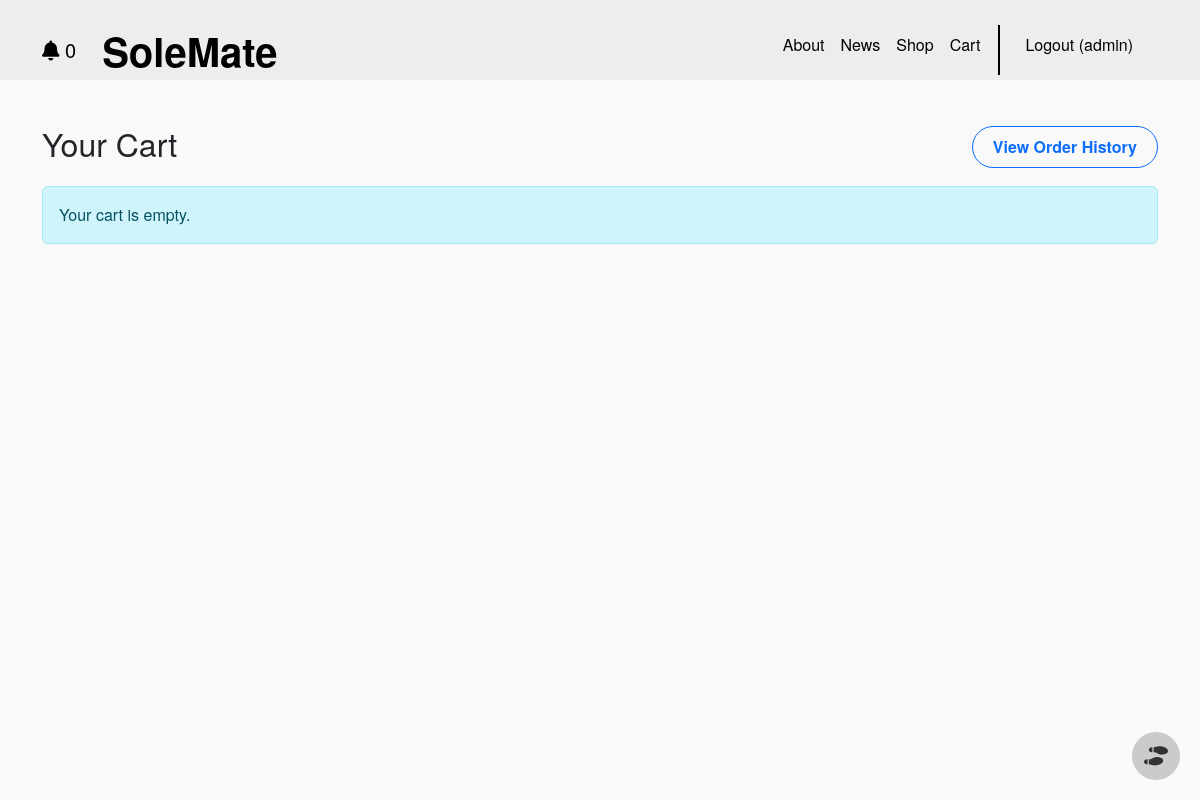
The page /cart/ (signed in) on the database as committed earlier.
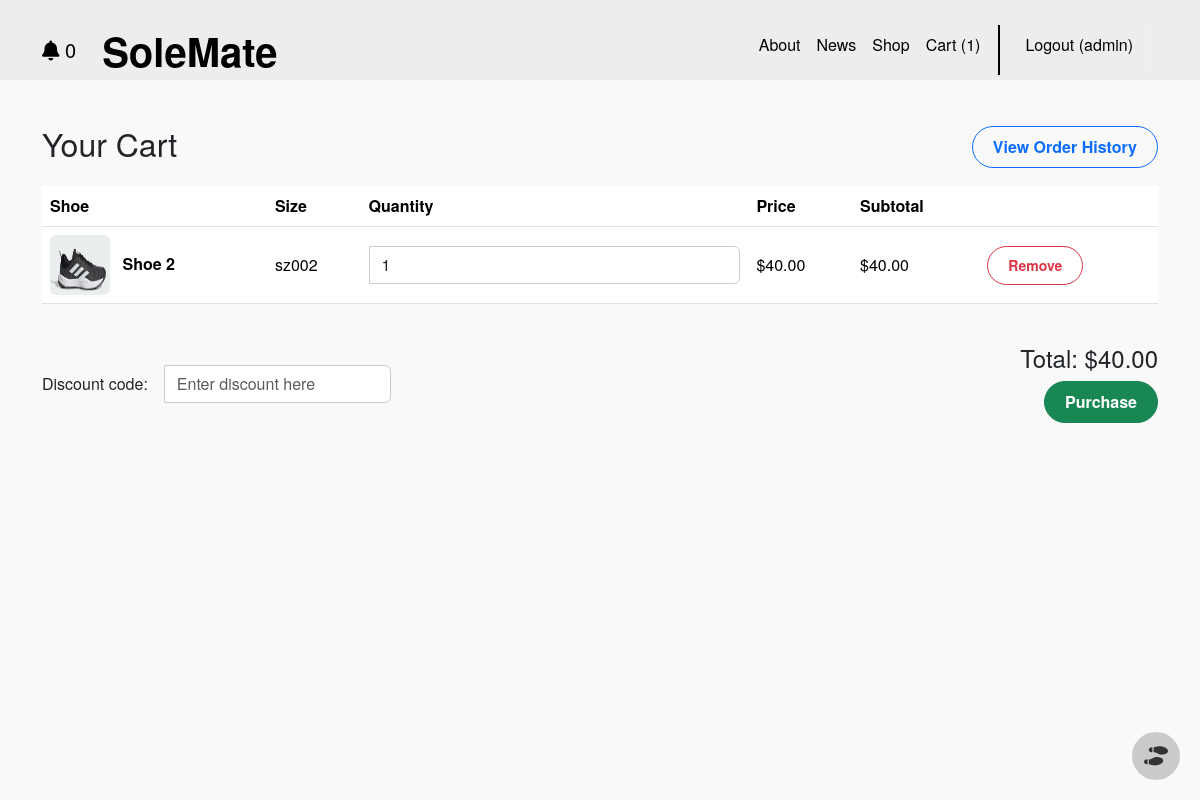
The same page on the database as committed later.
### cart/models.py (models this page shows, shortened)
class CartItem(models.Model):
    user     = models.ForeignKey(User, on_delete=models.CASCADE)
    shoe     = models.ForeignKey(Shoe, on_delete=models.CASCADE)
    size     = models.ForeignKey(Size, on_delete=models.CASCADE)
    quantity = models.PositiveIntegerField(default=1)
    class Meta:
        unique_together = ('user', 'shoe', 'size')

### shop/models.py (models this page shows, shortened)
class Shoe(models.Model):
    shoe_number = models.CharField(max_length=10, primary_key=True)
    name = models.CharField(max_length=100)
    brand = models.CharField(max_length=50)
    seller = models.CharField(max_length=50)
    price = models.DecimalField(max_digits=6, decimal_places=2)
    release_date = models.DateField()
    last_edit = models.DateField()
    sizes = models.ManyToManyField('Size')
    image = models.ImageField(upload_to='shoe_images/', blank=True, null=True)
    description = models.TextField(blank=True, null=True)
    subscribers = models.ManyToManyField(User, related_name='subscribed_shoes', blank=True)
    discount = models.DecimalField(
        max_digits=5,
        decimal_places=2,
        default=0.00,
        validators=[MinValueValidator(0.00), MaxValueValidator(100.00)],
        help_text="Discount as a percentage (e.g., 10.00 for 10%)"
    )

class Size(models.Model):
    size_code = models.CharField(max_length=10, primary_key=True)  # e.g. SZ09

### cart/views.py (the view, shortened to what this page needs)
# urls.py: path('',                         views.detail,          name='view_cart'),
def detail(request):
    if request.user.is_authenticated:
        items = list(CartItem.objects.filter(user=request.user))
    total = Decimal('0.00')
    for item in items:
        unit_price = (
            item.shoe.discounted_price
            if getattr(item.shoe, 'discount', 0) > 0
            else item.shoe.price
        )
        item.subtotal = unit_price * item.quantity
        total += item.subtotal
    return render(request, 'cart/cart.html', {
        'cart_items': items,
        'total':      total,
    })

### cart/context_processors.py (called while the page is built)
def cart_item_count(request):
    if request.user.is_authenticated:
        count = sum(item.quantity for item in CartItem.objects.filter(user=request.user))
    else:
        cart = request.session.get('cart', {})
        count = sum(cart.values())
    return {
        'cart_item_count': count
    }

### shop/context_processors.py (called while the page is built)
def subscribed(request):
    if request.user.is_authenticated:
        count = 0
        time = datetime.today() - timedelta(days=3)
        subscribed_shoes = request.user.subscribed_shoes.filter(last_edit__gte=time)
        for shoe in subscribed_shoes:
            count += 1
    else:
        count = 0
    return {'subscribed': count}

### cart/templates/cart/cart.html (shortened to what this page needs)
{% extends 'base.html' %}
{% load static %}
{% load cart_extras %}
{% block content %}
<div class="container mt-4">
  <div class="d-flex justify-content-between align-items-center mb-3">
    <h2>Your Cart</h2>
    {% if user.is_authenticated %}
      <a href="{% url 'cart:history' %}" class="btn btn-outline-primary">
        View Order History
      </a>
    {% endif %}
  </div>
  {% if cart_items %}
    <table class="table table-hover align-middle">
      <thead>
        <tr>
          <th>Shoe</th>
          <th>Size</th>
          <th>Quantity</th>
          <th>Price</th>
          <th>Subtotal</th>
          <th></th>
        </tr>
      </thead>
      <tbody>
        {% for item in cart_items %}
        <tr>
          <td>
            <img src="{{ item.shoe.image.url }}"
                 width="60" height="60"
                 class="rounded" />
            <strong class="ms-2">{{ item.shoe.name }}</strong>
          </td>
          <td>{{ item.size.size_code }}</td>
          <td>
            <input type="number"
                   class="form-control quantity-input"
                   value="{{ item.quantity }}"
                   min="1"
                   data-shoe="{{ item.shoe.pk }}"
                   data-size="{{ item.size.pk }}">
          </td>
          <td>
            {% if item.shoe.discount > 0 %}
              <del class="text-muted">
                ${{ item.shoe.price|floatformat:2 }}
              </del><br>
              <span class="text-danger">
                ${{ item.shoe.discounted_price|floatformat:2 }}
              </span><br>
              <small class="text-success">
                ({{ item.shoe.discount|floatformat:0 }}% off)
              </small>
            {% else %}
              ${{ item.shoe.price|floatformat:2 }}
            {% endif %}
          </td>
          <td>
            {% if item.shoe.discount > 0 %}
              ${{ item.quantity|mul:item.shoe.discounted_price|floatformat:2 }}
            {% else %}
              ${{ item.subtotal|floatformat:2 }}
            {% endif %}
          </td>
          <td>
            <a href="{% url 'cart:remove_from_cart' item.shoe.pk item.size.pk %}"
               class="btn btn-outline-danger btn-sm">
              Remove
            </a>
          </td>
        </tr>
        {% endfor %}
      </tbody>
    </table>
    <form method="post"
          action="{% url 'cart:checkout' %}"
          class="row g-3 align-items-center mt-4">
      {% if user.is_authenticated %}
      <div class="col-auto">
        <label for="discount_code" class="col-form-label">
          Discount code:
        </label>
      </div>
      <div class="col-auto">
        <input type="text"
               id="discount_code"
               name="discount_code"
               class="form-control"
               placeholder="Enter discount here">
      </div>
      {% endif %}
      <div class="col-auto ms-auto text-end">
        <h4>Total: ${{ total|floatformat:2 }}</h4>
        <button type="submit" class="btn btn-success">
          Purchase
        </button>
      </div>
    </form>
  {% else %}
    <div class="alert alert-info">Your cart is empty.</div>
  {% endif %}
</div>
{% endblock %}

### SoleMate/templates/base.html (shortened to what this page needs)
<!DOCTYPE html>
<html>
  {% load static %}
  <div class="flex-wrapper">
  <head>
    <link
      href="https://cdn.jsdelivr.net/npm/bootstrap@5.3.3/dist/css/bootstrap.min.css"
      rel="stylesheet"
    >
    <link
      rel="stylesheet"
      href="https://cdnjs.cloudflare.com/ajax/libs/font-awesome/6.1.1/css/all.min.css"
    >
    <link rel="stylesheet" href="//netdna.bootstrapcdn.com/font-awesome/4.2.0/css/font-awesome.min.css">
    <link
      rel="stylesheet"
      type="text/css"
      href="{% static 'css/style.css' %}"
    >
  </head>
  <body
    class="body"
    style="min-height: 50vh !important;
           max-height:60vh !important;
           display: block !important;
           height: 100% !important;
           overflow-y: hidden"
  >
    <nav
      class="p-3 navbar navbar-dark bg-dark navbar-expand-lg"
      style="max-height:80px !important;"
    >
      <div class="container">
        {% if user.is_authenticated %}
        <a class="navbar-brand" href="{% url 'news' %}"
           style="{% if subscribed > 0 %}color: red{% else %}color: black{% endif %}">
          <div id="notification-bell">
            <i class="fas fa-bell"></i>
            <span id="notification-count">{{ subscribed }}</span>
          </div>
        </a>
        {% endif %}
        <a class="navbar-brand" href="{% url 'home.index' %}">
          <div class="banner"><strong> SoleMate</strong></div>
        </a>
        <div
          class="collapse navbar-collapse"
          id="navbarNavAltMarkup"
        >
          <div class="navbar-nav ms-auto navbar-ml">
            <a class="nav-link" href="{% url 'home.about' %}">About</a>
            <a class="nav-link bg-dark" href="{% url 'news' %}">News</a>
            <a class="nav-link bg-dark" href="{% url 'shop.index' %}">Shop</a>
            <a class="nav-link bg-dark" href="{% url 'cart:view_cart' %}">
              Cart{% if cart_item_count > 0 %} ({{ cart_item_count }}){% endif %}
            </a>
            <div style="background-color: black; height: 50px; width:2px; margin-left:10px"></div>
            {% if user.is_authenticated %}
              <a class="nav-link bg-dark" href="{% url 'accounts.logout' %}">
                Logout ({{ user.username }})
              </a>
            {% else %}
              <a class="nav-link bg-dark" href="{% url 'accounts.login' %}">Login</a>
              <a class="nav-link bg-dark" href="{% url 'accounts.signup' %}">Sign Up</a>
            {% endif %}
          </div>
        </div>
      </div>
    </nav>
    <div style="max-height: 50vh !important;">
      {% block content %}{% endblock content %}
      <footer>
        {% if user.is_authenticated %}
        <div id="ai-toggle" onclick="toggleAI()" title="AI Assistant">
          <i class="fas fa-shoe-prints"></i>
        </div>
        {% endif %}
      </footer>
    </div>
  </body>
</div>
</html>

Rows that differ between the two databases and show on the page:
added CartItem: shoe.image (picture), shoe.name "Shoe 2", size.size_code "sz002", quantity "1", shoe.price "40.00", subtotal "40.00"
Other text that changed with them:
{{ cart_item_count }}: (not shown) → "1"
{{ total|floatformat:2 }}: (not shown) → "40.00"
text no longer shown: "Your cart is empty."
text now shown: "( ) Shoe Size Quantity Price Subtotal Discount code: Total: $ Purchase"
